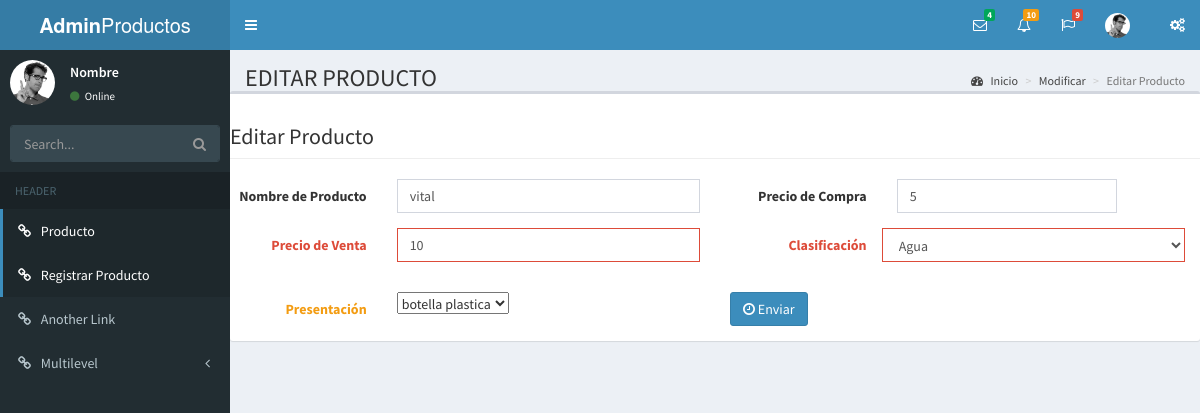
The app's page /paginas/modificar.php?id=4 with its own data.
### tables this page shows
CREATE TABLE `detalle` (
  `id` int(11) NOT NULL,
  `precio_compra` float NOT NULL,
  `precio_salida` float NOT NULL,
  `id_producto` int(11) DEFAULT NULL,
  `id_clasificacion` int(11) DEFAULT NULL
);

CREATE TABLE `producto` (
  `id` int(11) NOT NULL,
  `nombre` varchar(50) NOT NULL,
  `presentacion` varchar(150) NOT NULL
);

### incluir/funciones.php (called while the page is built, shortened)
<?php
function get_producto2($id){
	global $pdo;
	$sql = 'SELECT producto.*, detalle.*, clasificacion.clasificacion
			FROM producto
			LEFT JOIN detalle on detalle.id_producto = producto.id
  		 	LEFT JOIN clasificacion on clasificacion.id = detalle.id_clasificacion
			where producto.id = :id';
	$statement = $pdo->prepare($sql);
	$statement->bindParam(':id', $id, PDO::PARAM_INT);
	$statement->execute();
	$producto = $statement->fetch(PDO::FETCH_ASSOC);
	return $producto;
}

### paginas/modificar.php (the view, shortened to what this page needs)
<?php
include '../incluir/funciones.php';
$producto = get_producto2($_GET['id']);
?>
<!DOCTYPE html>
<html>
<head>
  <link rel="stylesheet" href="../bootstrap/css/bootstrap.min.css">
  <link rel="stylesheet" href="https://cdnjs.cloudflare.com/ajax/libs/font-awesome/4.5.0/css/font-awesome.min.css">
  <link rel="stylesheet" href="https://cdnjs.cloudflare.com/ajax/libs/font-awesome/4.5.0/css/font-awesome.min.css">
  <link rel="stylesheet" href="https://cdnjs.cloudflare.com/ajax/libs/ionicons/2.0.1/css/ionicons.min.css">
  <link rel="stylesheet" href="../plugins/daterangepicker/daterangepicker.css">
  <link rel="stylesheet" href="../plugins/datepicker/datepicker3.css">
  <link rel="stylesheet" href="../plugins/iCheck/all.css">
  <link rel="stylesheet" href="../plugins/colorpicker/bootstrap-colorpicker.min.css">
  <link rel="stylesheet" href="../plugins/timepicker/bootstrap-timepicker.min.css">
  <link rel="stylesheet" href="../plugins/select2/select2.min.css">
  <link rel="stylesheet" href="../dist/css/AdminLTE.min.css">
  <link rel="stylesheet" href="../dist/css/skins/_all-skins.min.css">
</head>
<body class="hold-transition skin-blue sidebar-mini">
<div class="wrapper">
  <header class="main-header">
    <a href="../index.php" class="logo">
      <span class="logo-lg"><b>Admin</b>Productos</span>
    </a>
    <nav class="navbar navbar-static-top" role="navigation">
      <a href="#" class="sidebar-toggle" data-toggle="push-menu" role="button">
      </a>
     <div class="navbar-custom-menu">
        <ul class="nav navbar-nav">
          <li class="dropdown messages-menu">
            <a href="#" class="dropdown-toggle" data-toggle="dropdown">
              <i class="fa fa-envelope-o"></i>
              <span class="label label-success">4</span>
            </a>
          </li>
          <li class="dropdown notifications-menu">
            <a href="#" class="dropdown-toggle" data-toggle="dropdown">
              <i class="fa fa-bell-o"></i>
              <span class="label label-warning">10</span>
            </a>
          </li>
          <li class="dropdown tasks-menu">
            <a href="#" class="dropdown-toggle" data-toggle="dropdown">
              <i class="fa fa-flag-o"></i>
              <span class="label label-danger">9</span>
            </a>
          </li>
          <li class="dropdown user user-menu">
            <a href="#" class="dropdown-toggle" data-toggle="dropdown">
              <img src="../dist/img/user2-160x160.jpg" class="user-image" alt="User Image">
            </a>
          </li>
          <li>
            <a href="#" data-toggle="control-sidebar"><i class="fa fa-gears"></i></a>
          </li>
        </ul>
      </div>
    </nav>
  </header>
  <aside class="main-sidebar">
    <section class="sidebar">
      <div class="user-panel">
        <div class="pull-left image">
          <img src="../dist/img/user2-160x160.jpg" class="img-circle" alt="User Image">
        </div>
        <div class="pull-left info">
          <p>Nombre</p>
          <a href="#"><i class="fa fa-circle text-success"></i> Online</a>
        </div>
      </div>
      <form action="#" method="get" class="sidebar-form">
        <div class="input-group">
          <input type="text" name="q" class="form-control" placeholder="Search...">
          <span class="input-group-btn">
              <button type="submit" name="search" id="search-btn" class="btn btn-flat"><i class="fa fa-search"></i>
              </button>
            </span>
        </div>
      </form>
      <ul class="sidebar-menu" data-widget="tree">
        <li class="header">HEADER</li>
        <li class="active"><a href="../paginas/listar.php"><i class="fa fa-link"></i> <span>Producto</span></a></li>
        <li class="active"><a href="../paginas/registrar.php"><i class="fa fa-link"></i> <span>Registrar Producto</span></a></li>
        <li><a href="#"><i class="fa fa-link"></i> <span>Another Link</span></a></li>
        <li class="treeview">
          <a href="#"><i class="fa fa-link"></i> <span>Multilevel</span>
            <span class="pull-right-container">
                <i class="fa fa-angle-left pull-right"></i>
              </span>
          </a>
        </li>
      </ul>
    </section>
  </aside>
  <div class="content-wrapper">
   <section class="content-header">
      <h1>
        EDITAR PRODUCTO
      </h1>
      <ol class="breadcrumb">
        <li><a href="../index.php"><i class="fa fa-dashboard"></i> Inicio</a></li>
        <li><a href="modificar.php">Modificar</a></li>
        <li class="active">Editar Producto</li>
      </ol>
    </section>
          <div class="row">
	<div class="col-xs-12 col-sm-12">
		<div class="box">
			<div class="box-header">
			</div>
			<div class="box-content">
				<h4 class="page-header">Editar Producto</h4>
	<form class="form-horizontal" role="form" action="modificar.php?id=<?php echo $_GET['id'] ?>" method="POST" enctype="multipart/form-data" data-parsley-validate >
          <div class="form-group">
						<label class="col-sm-2 control-label">Nombre de Producto</label>
						<div class="col-sm-4">
							<input name="nombre" type="text" class="form-control" placeholder="Nombre de producto" data-toggle="tooltip" data-placement="bottom" title="...." value="<?php echo $producto['nombre'] ?>">
						</div>
						<label class="col-sm-2 control-label">Precio de Compra</label>
						<div class="col-sm-3">
							<input name="precio_compra" type="text" class="form-control" placeholder="Precio de ingreso" data-toggle="tooltip" data-placement="bottom" title="....." value="<?php echo $producto['precio_compra'] ?>">
						</div>
					</div>
					<div class="form-group has-error has-feedback">
  					   <label class="col-sm-2 control-label">Precio de Venta</label>
    						<div class="col-sm-4">
    							<input name="precio_salida" type="text" class="form-control" placeholder="Precio de salida" data-toggle="tooltip" data-placement="bottom" title="....." value="<?php echo $producto['precio_salida'] ?>">
    						</div>
                <label class="col-sm-2 control-label">Clasificación</label>
                <div class="form-group col-sm-4">
                <?php
                  $estados = [
                    'Agua','Soda','Vino','Licores'
                  ];
                  ?>
                  <select class="form-control " name="clasificacion">
                    <?php
                    foreach($estados as $estado){
                      $selected = '';
                      echo '<option value="'.$estado.'" '.$selected.'>'.$estado.'</option>';
                    }
                    ?>
                  </select>
                </div>
            </div>
          <div class="form-group has-warning has-feedback">
					<label class="col-sm-2 control-label">Presentación</label>
            <div class="col-sm-4">
                 <?php
                $estados = [
                  'caja','lata','botella vidrio','botella plastica'
                ];
                ?>
              <select class="selectpicker" name="presentacion" id="s2_with_tag" >
                 <?php
                foreach($estados as $estado){
                  $selected = '';
                  if ($estado==$producto['presentacion']) {
                    $selected = ' selected="" ';
                  }
                  echo '<option value="'.$estado.'" '.$selected.'>'.$estado.'</option>';
                }
                ?>
              </select>
            </div>
					<div class="form-group">
						<div class="col-sm-2">
							<button  type="submit" class="btn btn-primary btn-label-left">
							<span><i class="fa fa-clock-o "></i></span>
								Enviar
							</button>
						</div>
					</div>
          </div>
				</form>
			</div>
		</div>
	</div>
</div>
</body>
</html>

### records on screen
detalle: nombre "vital", precio_compra "5", precio_salida "10"

### other values on screen
form field clasificacion "Agua"
form field presentacion "botella plastica"
